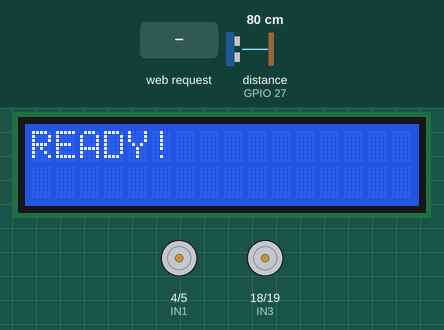
Recording of a sketch running on a simulated ESP32. On the bench: 16×2 character LCD, motor-driver pin pairs drawn as motors (green arrow = first pin HIGH = forward, orange = second pin HIGH = backward, longer = more drive, scaled by the enable pin). Inputs (shaded band) come from the test bench; at power-on: distance to the obstacle (sensor on GPIO 27) 80 cm. The echo pulse lasts 58.3 µs per cm; WiFi joins after 1.5 s; servers stay silent unless stated; what the sketch prints to the serial monitor is not drawn.

Above: at 4.8 s.
4.9 s: HTTP request GET /drive received
At 5.9 s:
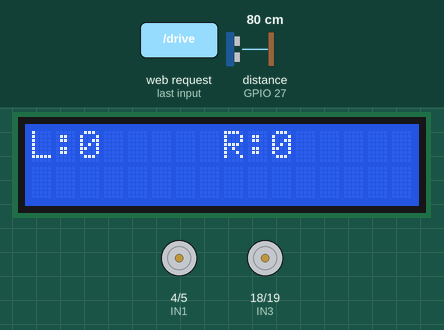
6.4 s: HTTP request GET /follow?l=1 received
At 7.3 s:
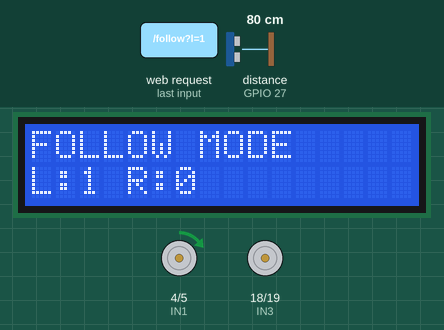
7.9 s: distance to the obstacle (sensor on GPIO 27) set to 14 cm
9.4 s: distance to the obstacle (sensor on GPIO 27) set to 11 cm
At 9.9 s:
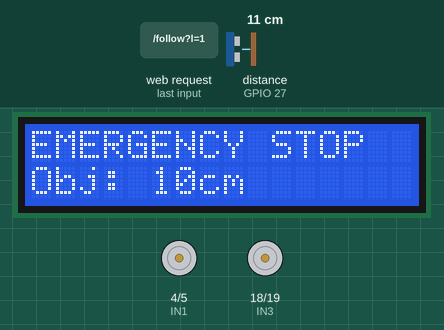
11.0 s: HTTP request GET /stop received
At 12.2 s:
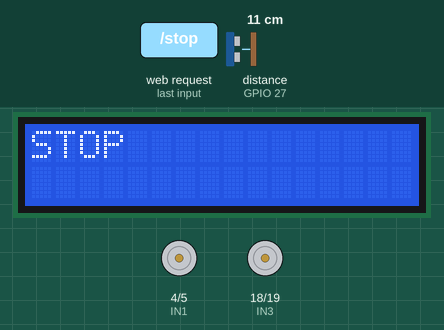
12.5 s: HTTP request GET /follow?l=120 received
At 13.6 s:
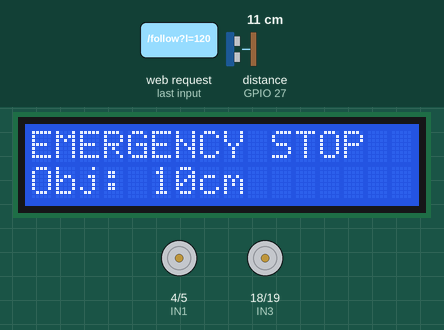
Timing chart, 0 to 15.1 s (numbered marks = the images above; inputs shaded):
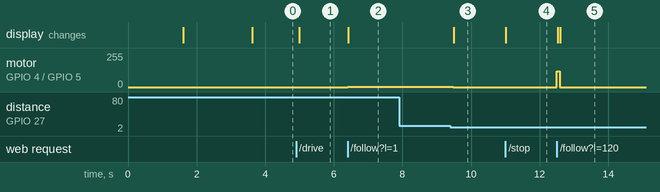

Measured:
- the behaviour switches between 13 and 12 cm on distance to the obstacle (sensor on GPIO 27) (found by bisection; images 2 and 3)
- after the input at 4.9 s, the display: changes after 0.09 s (image 1)
- after the input at 6.4 s, motor on GPIO 4 (IN1) / GPIO 5 (IN2): stopped → forward 1/255 at once; the display: changes at once (image 2)
- after the input at 7.9 s, every drawn part: stays the same
- after the input at 9.4 s, motor on GPIO 4 (IN1) / GPIO 5 (IN2): forward 1/255 → stopped after 0.08 s; the display: changes after 0.10 s (image 3)
- after the input at 11.0 s, the display: changes at once (image 4)
- after the input at 12.5 s, motor on GPIO 4 (IN1) / GPIO 5 (IN2): stopped → forward 120/255 at once, → stopped 0.08 s later; the display: first changes at once (image 5 shows a later state)

The sketch:

V1.ino
```cpp
#include <WiFi.h>
#include <WebServer.h>
#include <Wire.h>
#include <LiquidCrystal_I2C.h>

const char* ssid     = "Rak";
const char* password = "@1212@#1";

WebServer server(80);
LiquidCrystal_I2C lcd(0x27, 16, 2);

bool autoMode = false;
bool followMode = false;  // New mode flag for tracking target marker
int lastDistance = 0;

#define IN1 4
#define IN2 5
#define ENA 14
#define IN3 18
#define IN4 19
#define ENB 13
#define TRIG_PIN 26
#define ECHO_PIN 27

void setMotors(int l, int r) {
  if (l >= 0) { digitalWrite(IN1, HIGH); digitalWrite(IN2, LOW); }
  else        { digitalWrite(IN1, LOW);  digitalWrite(IN2, HIGH); l = -l; }
  if (r >= 0) { digitalWrite(IN3, HIGH); digitalWrite(IN4, LOW); }
  else        { digitalWrite(IN3, LOW);  digitalWrite(IN4, HIGH); r = -r; }

  // ESP32 Arduino Core 2.x/3.x compatibility adjustment for LEDC PWM
  ledcWrite(0, constrain(l, 0, 255));
  ledcWrite(1, constrain(r, 0, 255));
}

void stopBot() {
  digitalWrite(IN1, LOW); digitalWrite(IN2, LOW);
  digitalWrite(IN3, LOW); digitalWrite(IN4, LOW);
  ledcWrite(0, 0); ledcWrite(1, 0);
}

long getDistance() {
  long duration;
  float distance;
  float total = 0;

  for(int i = 0; i < 5; i++) {
    digitalWrite(TRIG_PIN, LOW);
    delayMicroseconds(2);
    digitalWrite(TRIG_PIN, HIGH);
    delayMicroseconds(10);
    digitalWrite(TRIG_PIN, LOW);

    duration = pulseIn(ECHO_PIN, HIGH, 30000);
    distance = duration * 0.0343 / 2;
    // Filter bad sensor spikes (0 means timeout)
    if(distance > 0) total += distance;
    else total += 400;
    delay(10);
  }
  return total / 5.0;
}

// Safety overriding loop: Stops the bot if it is about to hit something physically
void checkEmergencySafety() {
  lastDistance = getDistance();
  if (lastDistance < 12) { // 12 cm wall buffer
    stopBot();
    lcd.clear();
    lcd.setCursor(0, 0); lcd.print("EMERGENCY STOP");
    lcd.setCursor(0, 1); lcd.print("Obj: "); lcd.print(lastDistance); lcd.print("cm");
    followMode = false; // Disengage follow loop automatically
  }
}

void handleDrive() {
  autoMode = false;
  int l = server.hasArg("l") ? server.arg("l").toInt() : 0;
  int r = server.hasArg("r") ? server.arg("r").toInt() : 0;

  // Run safety check before applying power
  lastDistance = getDistance();
  if (lastDistance < 12 && (l > 0 || r > 0)) {
    stopBot();
    server.send(200, "text/plain", "BLOCKED BY OBSTACLE");
    return;
  }

  setMotors(l, r);
  lcd.clear();
  lcd.setCursor(0, 0); lcd.print("L:"); lcd.print(l);
  lcd.setCursor(8, 0); lcd.print("R:"); lcd.print(r);
  server.send(200, "text/plain", "OK");
}

void handleFollowCommand() {
  autoMode = false;
  followMode = true;

  int l = server.hasArg("l") ? server.arg("l").toInt() : 0;
  int r = server.hasArg("r") ? server.arg("r").toInt() : 0;

  setMotors(l, r);

  lcd.clear();
  lcd.setCursor(0, 0); lcd.print("FOLLOW MODE");
  lcd.setCursor(0, 1); lcd.print("L:"); lcd.print(l); lcd.print(" R:"); lcd.print(r);
  server.send(200, "text/plain", "TRACKING");
}

void handleStop() {
  stopBot();
  autoMode = false;
  followMode = false;
  lcd.clear(); lcd.print("STOP");
  server.send(200, "text/plain", "Stop");
}

void handleAutoMode() {
  if (server.hasArg("mode")) {
    autoMode = server.arg("mode").toInt() == 1;
    if(autoMode) followMode = false;
  }
  server.send(200, "text/plain", autoMode ? "Auto ON" : "Auto OFF");
}

void handleDistance() {
  long dist = getDistance();
  String response = "{\"distance\":" + String(dist) + "}";
  server.send(200, "application/json", response);
}

void setup() {
  Serial.begin(115200);

  Wire.begin(21, 22);
  lcd.init();
  lcd.backlight();
  lcd.clear();
  lcd.print("Warehouse Bot");

  pinMode(IN1, OUTPUT); pinMode(IN2, OUTPUT);
  pinMode(IN3, OUTPUT); pinMode(IN4, OUTPUT);
  pinMode(TRIG_PIN, OUTPUT); pinMode(ECHO_PIN, INPUT);

  // Setup PWM parameters
  ledcSetup(0, 1000, 8);
  ledcSetup(1, 1000, 8);
  ledcAttachPin(ENA, 0);
  ledcAttachPin(ENB, 1);
  stopBot();

  WiFi.begin(ssid, password);
  lcd.clear(); lcd.print("Connecting WiFi");
  while (WiFi.status() != WL_CONNECTED) { delay(500); Serial.print("."); }

  Serial.println("\nConnected! IP: " + WiFi.localIP().toString());
  lcd.clear(); lcd.print(WiFi.localIP());
  delay(2000);

  server.on("/drive",    handleDrive);
  server.on("/follow",   handleFollowCommand); // New dedicated route for python updates
  server.on("/stop",     handleStop);
  server.on("/auto",     handleAutoMode);
  server.on("/distance", handleDistance);
  server.begin();

  lcd.clear(); lcd.print("READY!");
}

void loop() {
  server.handleClient();

  if (followMode) {
    checkEmergencySafety();
  }
}
```
